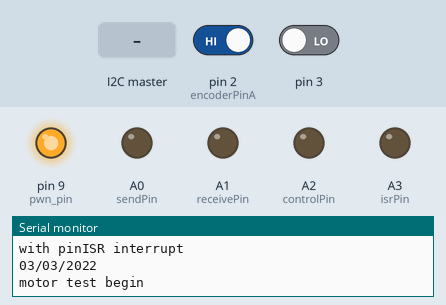
Recording of a sketch running on a simulated Arduino Uno, built with avr-gcc and run on an emulated ATmega328P. Parts: output pins drawn as LEDs (lit = HIGH), the last lines printed to the serial monitor. Inputs (shaded band) come from the test bench; at power-on: pin 2 (encoderPinA) HIGH, pin 3 LOW.

Above: at 0.1 s.
At 1.7 s:
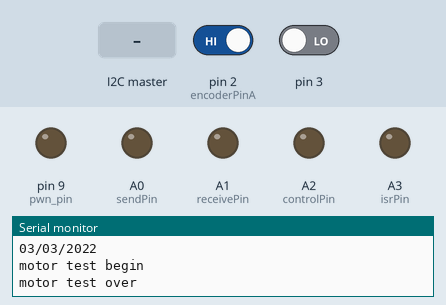
1.8 s: the I2C master sends the byte 2
Timing chart, 0 to 4.8 s (numbered marks = the images above; inputs shaded):
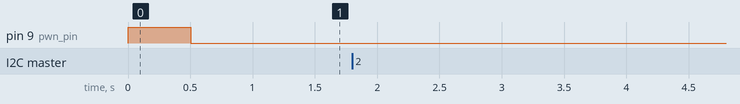

The sketch:

uno_dc_motor_timing_v1.ino
```cpp
#include <Wire.h>
int SLAVE_ADDRESS = 0x04;

byte buf [100];
byte out_buf [100];
volatile byte pos;
volatile boolean process_it;

byte n_lsb, n_msb, enc_lsb, enc_msb, v_lsb, v_msb;

// Todo:
// - add command motor
// - add encoder
// - change communication scheme
#define encoderPinA 2
#define encoderPinB 11

#define in_bytes 5
#define out_bytes 6
byte inArray[in_bytes];
byte outArray[out_bytes];
bool new_data;
int mypause = 1;

int pwn_pin = 9;
int in1 = 6;
int in2 = 4;

#define sendPin A0
#define receivePin A1
#define controlPin A2
#define isrPin A3

int analogPin = 0;
int accel = 0;

int ISR_Happened;
int ISR_state = 0;
//  encoder
volatile bool _EncoderBSet;
volatile long encoder_count = 0;


const byte mask = B11111000;
int prescale = 1;

int n;
int nIn;
int nISR;
int v1;
int v_out;

int inByte;
int fresh;
bool send_ser;

byte num_received;

int prevenc;
int posbreak;
int negbreak;

void command_motor(int speed){

  speed = mysat(speed);

  if (speed > 0){
    digitalWrite(in1, LOW);
    digitalWrite(in2, HIGH);
    analogWrite(pwn_pin, speed);
  }
  else if (speed < 0){
    digitalWrite(in1, HIGH);
    digitalWrite(in2, LOW);
    analogWrite(pwn_pin, abs(speed));
  }
  else {
    digitalWrite(in1, LOW);
    digitalWrite(in2, LOW);
    analogWrite(pwn_pin, 0);
  }
}


void setup()
{
  Serial.begin(115200);

  Serial.println("i2c read flag micropython motor control");
  Serial.println("with pinISR interrupt");
  Serial.println("03/03/2022");
  Serial.print("\n");

  Wire.begin(SLAVE_ADDRESS);
  Wire.onReceive(read_all_bytes);
  Wire.onRequest(sendData);
  Wire.setClock(400000);//<-- is this actually bad for a secondary device?

  //Serial1.begin(115200);

  send_ser = false;


  for(int i=0;i<out_bytes;i++){
    outArray[i] = i;
  }


  pinMode(sendPin, OUTPUT);
  pinMode(receivePin, OUTPUT);
  pinMode(controlPin, OUTPUT);
  pinMode(isrPin, OUTPUT);


  digitalWrite(receivePin, LOW);
  digitalWrite(sendPin, LOW);
  digitalWrite(controlPin, LOW);
  digitalWrite(isrPin, LOW);
// encoder
  pinMode(encoderPinA, INPUT);
  pinMode(encoderPinB, INPUT);
  // turn on pullup resistors
  digitalWrite(encoderPinA, HIGH);
  digitalWrite(encoderPinB, HIGH);

  // encoder pin on interrupt 0 (pin 2)
  attachInterrupt(0, doEncoder, RISING);
  attachInterrupt(1, pinISR, CHANGE);

  Serial.println("motor test begin");
  command_motor(255);
  delay(500);
  command_motor(0);
  Serial.println("motor test over");
}

unsigned char getsecondbyte(int input){
    unsigned char output;
    output = (unsigned char)(input >> 8);
    return output;
}


int reassemblebytes(unsigned char msb, unsigned char lsb){
    int output;
    output = (int)(msb << 8);
    output += lsb;
    return output;
}

int readtwobytes(void){
    unsigned char msb, lsb;
    int output;
    int iter = 0;
    while (Serial.available() <2){
      iter++;
      if (iter > 1e5){
	break;
      }
    }
    msb = Serial.read();
    lsb = Serial.read();
    output = reassemblebytes(msb, lsb);
    return output;
}

void SendTwoByteInt(int intin){
    unsigned char lsb, msb;
    lsb = (unsigned char)intin;
    msb = getsecondbyte(intin);
    Serial.write(msb);
    Serial.write(lsb);
}

int mysat(int vin){
  int mymax = 255;
  int mymin = -255;
  int vout;

  if ( vin > mymax ){
    vout = mymax;
  }
  else if ( vin < mymin ){
    vout = mymin;
  }
  else{
    vout = vin;
  }

  return(vout);
}

void mynewline(){
  Serial.print('\n');
}

void print_int_with_label(char * label, int val){
  Serial.print(label);
  Serial.print(val);
}

void print_int_with_comma(int val){
  Serial.print(val);
  Serial.print(",");
}

void print_int_with_newline(int val){
  Serial.print(val);
  mynewline();
}


void loop()
{
  if ( new_data ){
    new_data = false;
    //digitalWrite(i2cprocessPin, HIGH);

    //Serial.println("new data");
    if (inArray[0] == 1){
      //Serial.print("#start new test");
      //Serial.print("#==");
      encoder_count = 0;
      outArray[0] = 0;
      outArray[1] = 0;
      outArray[2] = 0;
      outArray[3] = 0;

      mypause = 1;//wait until first ISR read from RPi to increment the ISR n counter
      TCNT2  = 0;//reset timer count to sync both Arduinos
    }
    else if (inArray[0] == 2){
      // test over
      v1 = 0;
      command_motor(v1);
      Serial.println("#end");
    }
    else if (inArray[0] == 3){
      // main control case
      digitalWrite(controlPin, HIGH);
      v_msb = inArray[1];
      v_lsb = inArray[2];
      n_msb = inArray[3];
      n_lsb = inArray[4];
      v1 = reassemblebytes(v_msb,v_lsb);
      //command_motor(v1);
      enc_lsb = (byte)encoder_count;
      enc_msb = getsecondbyte(encoder_count);
      outArray[0] = enc_msb;
      outArray[1] = enc_lsb;
      digitalWrite(controlPin, LOW);
    }
    else if (inArray[0] == 7){
      ISR_Happened = 0;
      //digitalWrite(handshake_pin, LOW);
    }
    /* else if (inArray[0] == 30){ */
    /*   v1 = reassemblebytes(inArray[1],inArray[2]); */
    /*   Serial.println(v1); */
    /*   command_motor(v1); */
    /* } */
    //Serial.print(inArray[0]);
    //Serial.print(",");
    //Serial.print(inArray[1]);
    //Serial.print(",");
    //Serial.print(inArray[2]);
    //Serial.print('\n');
    //Serial.print(nISR);
    //Serial.print(",");
    //Serial.println(v1);
    //digitalWrite(i2cprocessPin, LOW);
  }
}


// Interrupt service routines for the right motor's quadrature encoder
void doEncoder()
{
  // Test transition; since the interrupt will only fire on 'rising' we don't need to read pin A
  //n++;

  _EncoderBSet = digitalRead(encoderPinB);   // read the input pin

  // and adjust counter + if A leads B
  if (_EncoderBSet){
    encoder_count ++;
  }
  else {
    encoder_count --;
  }
}

void read_all_bytes(int numBytes){
  digitalWrite(receivePin, HIGH);
  for(int i=0;i<numBytes;i++){
    inArray[i] = Wire.read();
  }
  new_data = true;
  digitalWrite(receivePin, LOW);
}

void sendData(){
  digitalWrite(sendPin, HIGH);
  Wire.write(outArray,sizeof(outArray));
  //if (ISR_Happened == 1){
  //    digitalWrite(handshake_pin, HIGH);
  //}
  mypause = 0;
  digitalWrite(sendPin, LOW);
}

/* void sendData(){ */
/*   //Wire.write(ISR_Happened); */
/*   //while( ISR_Happened == 0){};//wait */
/*   Wire.write(nISR); */
/*   if (ISR_Happened == 1){ */
/*       digitalWrite(handshake_pin, HIGH); */
/*   } */
/*   mypause = 0; */
/* } */


// need pin ISR


void pinISR()
{
  digitalWrite(isrPin, HIGH);
  //Serial.println("pinISR");
  ISR_Happened = 1;
  if (mypause == 0){
    nISR++;
  }
  //analogWrite(pwmA, v1);
  //v_out = v1*v1;
  command_motor(v1);
  outArray[2] = n_msb;
  outArray[3] = n_lsb;
  //accel = analogRead(analogPin);
  digitalWrite(isrPin, LOW);
}
```
